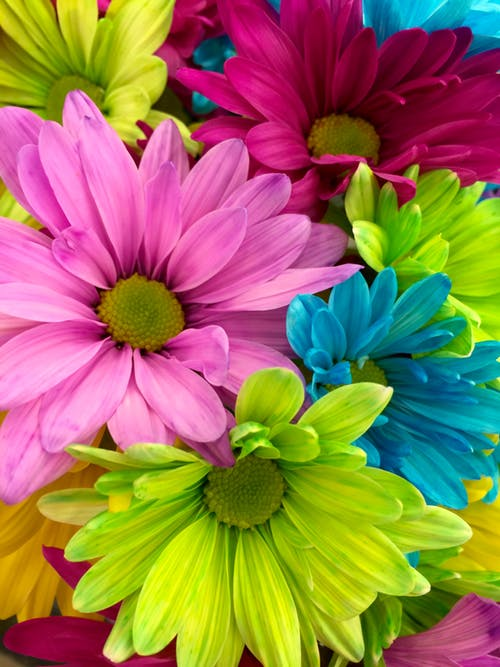
//> input picture test/color_space.jpg, 500 x 667 px, given in place of 20200115220907181 CAM_3 ULC.png, which was not available
$ ./Red   (built with g++ and OpenCV 4)
//> lines starting //> are read from the running program, lines starting //| are printed output that depends on the picture; after the words box and inside, x2 and y2 are one past the last pixel; in counts of white or black regions, pixels touching at a corner belong together; pictures that were not available may be replaced by others from this repository, and a replacement may not be noted
#include "opencv2/opencv.hpp"
#include <iostream>

using namespace cv;
using namespace std;
void onChangeValue(int value, void* userData);
void setLabel(Mat& img, const vector<Point>& pts, const String& label);
void imageShow();

Mat img;
Mat dst;
int MaxValue = 98;
int MinValue = 2;

int main(int argc, char* argv[])
{
    Mat ROI;
    img = imread("images/20200115220907181 CAM_3 ULC.png", IMREAD_COLOR);
//> img is the input picture: 667 rows x 500 cols, CV_8UC3; mean B, G, R 84.1, 121.1, 152.1

    //Canny(img,)
    if (img.empty()) {
        cerr << "Image load failed!" << endl;
        return -1;
    }
    namedWindow("img", WINDOW_AUTOSIZE);
    createTrackbar("Max 변경", "img", &MaxValue, 200, onChangeValue);
    createTrackbar("Min 변경", "img", &MinValue, 200, onChangeValue);

    imageShow();
    waitKey(0);
    return 0;
}

// 트랙바
void onChangeValue(int value, void* userData)
{
    imageShow();
}

// 원
void setLabel(Mat& img, const vector<Point>& pts, const String& label)
{
    Rect rc = boundingRect(pts);// 컨투어의 박스
    Point pt = Point((rc.x + rc.width / 2), rc.y + rc.height / 2);
    circle(img, pt, 3, Scalar(0, 0, 255), -1); // 중심좌표로 서클변환
}

void imageShow()
{
    dst = img.clone();

    Mat test;
    cvtColor(img, test, COLOR_BGR2GRAY);
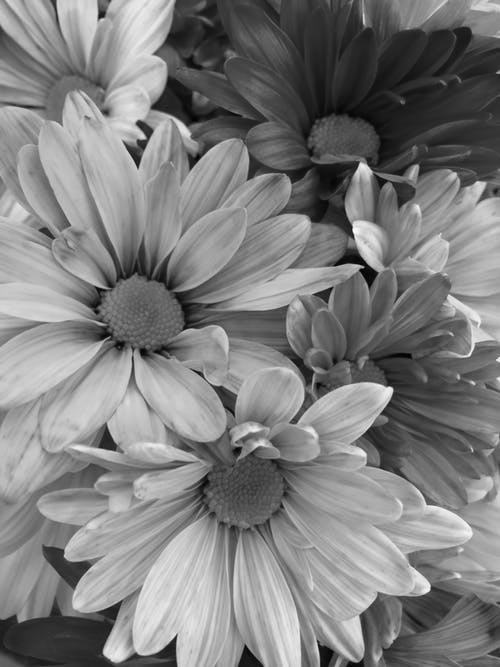
//> test: 667 rows x 500 cols, CV_8UC1; min 0, max 249, mean 126.2
    threshold(test, test, 173, 255, THRESH_BINARY); // 쓰레숄드
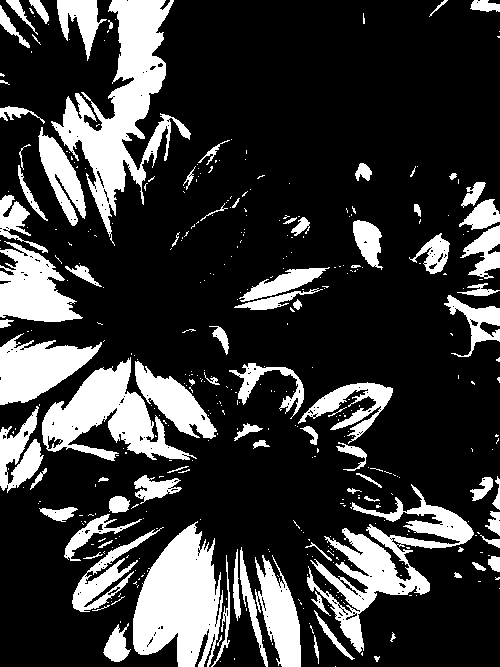
//> test: 667 rows x 500 cols, CV_8UC1; 22.6% white; 403 white regions (316 under 20 px), largest, box (x1, y1, x2, y2) and area: (51, 0, 191, 246) 10717, (133, 521, 223, 667) 8526, (307, 484, 474, 653) 7333
    Matx <uchar, 3, 3>mask(0, 1, 0, 1, 1, 1, 0, 1, 0);
    morphologyEx(test, test, MORPH_DILATE, mask); // 침식
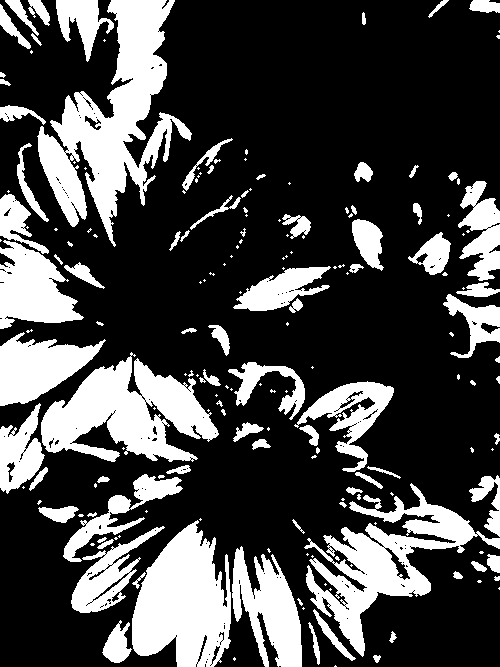
//> test: 667 rows x 500 cols, CV_8UC1; 27.7% white; 187 white regions (99 under 20 px), largest, box (x1, y1, x2, y2) and area: (37, 0, 192, 247) 14678, (41, 352, 219, 462) 10493, (132, 520, 231, 667) 9931
    //imshow("test", test);

    Mat bin;
    cvtColor(img, bin, COLOR_BGR2GRAY);
    threshold(bin, bin, 104, 255, THRESH_BINARY_INV | THRESH_OTSU); // 리버스값을 쓰레숄드
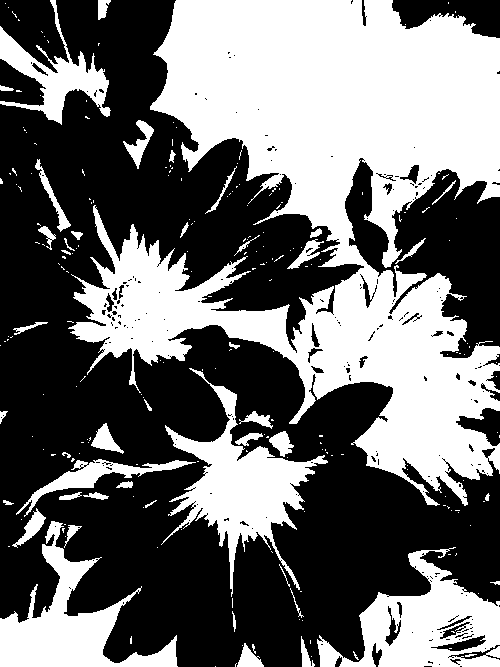
//> bin: 667 rows x 500 cols, CV_8UC1; 43% white; 229 white regions (183 under 20 px), largest, box (x1, y1, x2, y2) and area: (68, 0, 500, 506) 102143, (161, 368, 328, 597) 10333, (317, 547, 500, 667) 10061
    morphologyEx(bin, bin, MORPH_DILATE, mask); // 침식
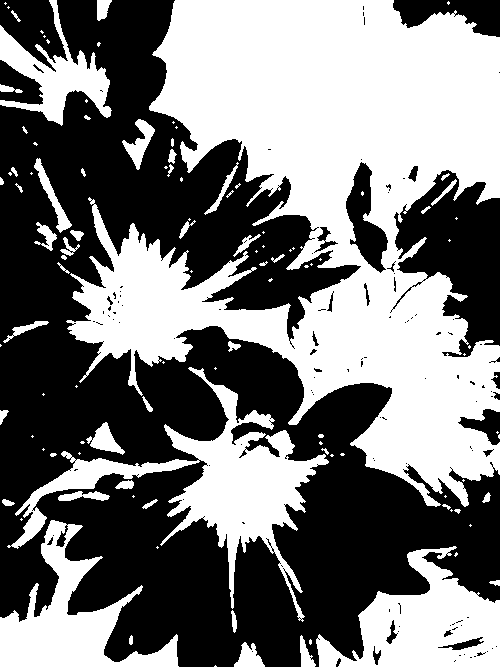
//> bin: 667 rows x 500 cols, CV_8UC1; 47.2% white; 109 white regions (57 under 20 px), largest, box (x1, y1, x2, y2) and area: (66, 0, 500, 507) 109168, (7, 367, 329, 622) 16130, (316, 546, 500, 667) 11434
    //imshow("bin", bin);
    test = test | bin; // 두개의 값을 OR
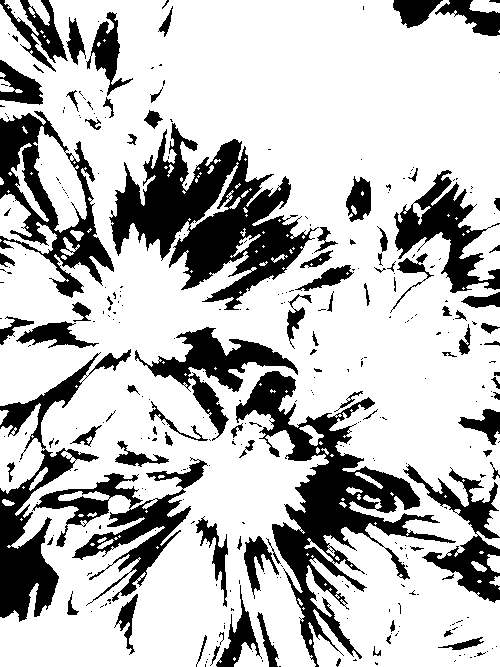
//> test: 667 rows x 500 cols, CV_8UC1; 74.1% white; 337 black regions (241 under 20 px), largest, box (x1, y1, x2, y2) and area: (109, 123, 319, 310) 16201, (236, 371, 456, 667) 15143, (0, 349, 131, 622) 8029
    //imshow("or", test);
    Mat img_color; // 3채널 빨간점을 표기하기 위한 이미지 생성
    cvtColor(test, img_color, COLOR_GRAY2BGR);
//> img_color: 667 rows x 500 cols, CV_8UC3; 74.1% white; 337 black regions (241 under 20 px)


    vector<vector<Point>> contours;
    findContours(test, contours, RETR_EXTERNAL, CHAIN_APPROX_SIMPLE); // 심플모드 백터수를 줄이기위해
//> contours = 68 contours, 50 with area under 20; largest, box (x1, y1, x2, y2) and area: (0, 0, 500, 667) 278038, (0, 194, 57, 254) 1314, (11, 143, 49, 222) 484, (4, 0, 39, 36) 312, (469, 0, 500, 13) 282
    for (vector<Point> pts : contours) {
        double areaValue = contourArea(pts); // 면적값 계산

        // max값과 min값을 주어 원의 면적으로 필요없는 연산을 제외
        if (areaValue > MaxValue || areaValue < MinValue)
            continue;
        setLabel(dst, pts, ""); // 점을 찍기
    }
//> this loop made 68 passes
//> areaValue on passes 14, 28, 29, 34, 43, 51, 57, 59: 162.5, 100, 119.5, 176.5, 116.5, 1314.5, 483.5, 128
//> (areaValue, rc in setLabel, pt in setLabel) on passes 9, 11, 20, 25, 35, 46: (47.5, Rect(489, 576, 11, 10), Point(494, 581)), (76.5, Rect(471, 561, 16, 11), Point(479, 566)), (46, Rect(2, 499, 13, 7), Point(8, 502)), (55.5, Rect(346, 487, 17, 8), Point(354, 491)), (54.5, Rect(0, 410, 9, 15), Point(4, 417)), (72.5, Rect(70, 230, 14, 11), Point(77, 235))
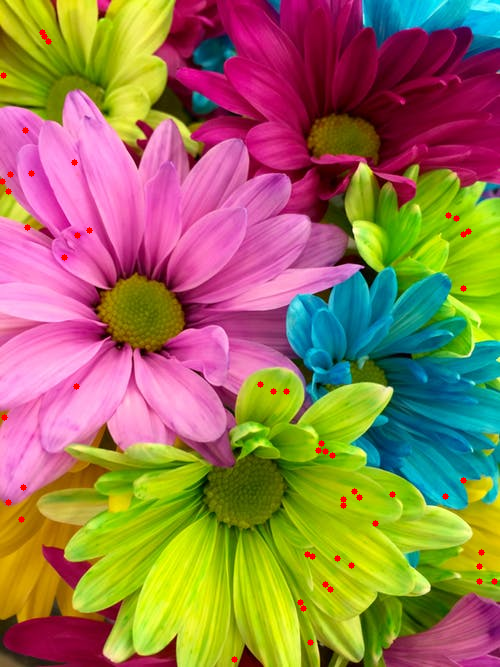
//> dst: 667 rows x 500 cols, CV_8UC3; mean B, G, R 83.9, 120.4, 152.5
//> the loop in imageShow (call 2), `for (vector<Point> pts : contours)` made 68 passes
    imshow("img", dst);
}
